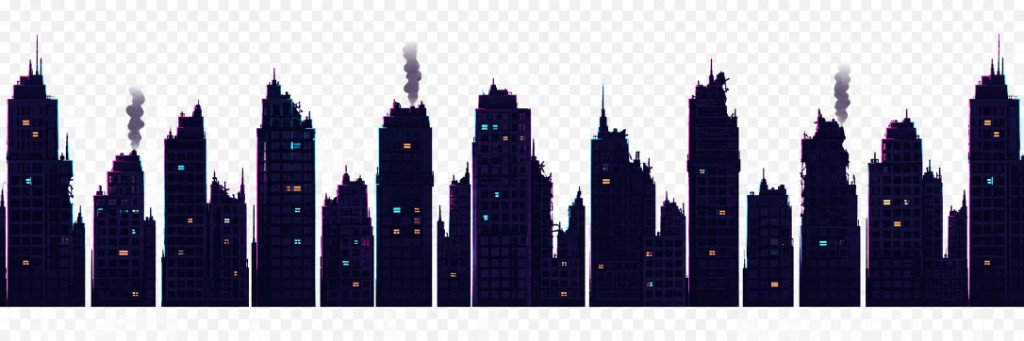
#> input picture assets/images/bg/bg-buildings-far-src.png, 1024 x 341 px
$ python prep-bg.py
#> lines starting #> are read from the running program, lines starting #| are printed output that depends on the picture; after the words box and inside, x2 and y2 are one past the last pixel; in counts of white or black regions, pixels touching at a corner belong together
#!/usr/bin/env python3
"""배경 원경(far) 레이어 에셋 전처리.

bg-buildings-far-src.png  — 흰 배경 제거, seamless, 2048px 출력
bg-bridges-far-src.png    — 흰 배경 제거, seamless, 2048px 출력
bg-bridges-curved-far-src.png — 검은 배경 제거(luma<12), seamless, 2048px 출력

공통:
  - 배경 제거 후 bbox 트림
  - 폭 2048로 리샘플(시차 스크롤 여유, 디자인 폭 1040의 약 2배), 종횡비 보존
  - 좌우 8px 엣지 페이드 → seamless tile
"""
from __future__ import annotations
from PIL import Image, ImageFilter
import os

ROOT = os.path.join(os.path.dirname(__file__), "..")
SRC  = os.path.join(ROOT, "assets", "images", "bg")
OUT  = os.path.join(ROOT, "assets", "game")

TARGET_W = 2048
EDGE_FADE_PX = 8


def _clean_edges(im: Image.Image) -> Image.Image:
    """알파 가장자리 안티에일리어싱: 가우시안 blur로 부드럽게만 한다.
    ★ median은 알파를 계단식으로 만들고 얇은 구조(아치형 다리)를 갉아먹어 '자글자글+소실'을
    유발하므로 쓰지 않는다. blur만 걸면 반투명 페더 가장자리 → 매끈."""
    r_, g_, b_, a_ = im.split()
    a_ = a_.filter(ImageFilter.GaussianBlur(1.1))
    return Image.merge("RGBA", (r_, g_, b_, a_))


def _remove_white_bg(im: Image.Image, thresh: int = 212, sat_thresh: float = 0.16) -> Image.Image:
    """흰/밝은 배경 제거. R&G&B > thresh & 채도 < sat_thresh → α0."""
    im = im.convert("RGBA")
    pixels = im.load()
    w, h = im.size
    for y in range(h):
        for x in range(w):
            r, g, b, a = pixels[x, y]
            mx = max(r, g, b)
            mn = min(r, g, b)
            sat = (mx - mn) / mx if mx > 0 else 0.0
            if r > thresh and g > thresh and b > thresh and sat < sat_thresh:
                pixels[x, y] = (r, g, b, 0)
    return im


def _remove_black_bg(im: Image.Image, luma_lo: int = 6, luma_hi: int = 42) -> Image.Image:
    """검은 배경 소프트 키잉: luma<lo → α0, luma>hi → α유지, 사이는 선형 램프.
    ★ 하드 컷은 어두운 남색 다리(luma가 배경과 가까움)를 조각내 '소실+검은 외곽선'을 만든다.
    램프로 알파를 점진 부여하면 다리는 살고 순검정 배경만 매끈하게 페이드한다."""
    im = im.convert("RGBA")
    pixels = im.load()
    w, h = im.size
    span = max(1, luma_hi - luma_lo)
    for y in range(h):
        for x in range(w):
            r, g, b, a = pixels[x, y]
            luma = 0.299 * r + 0.587 * g + 0.114 * b
            if luma <= luma_lo:
                k = 0.0
            elif luma >= luma_hi:
                k = 1.0
            else:
                k = (luma - luma_lo) / span
            pixels[x, y] = (r, g, b, int(a * k))
    return im


def _hard_cut_alpha(im: Image.Image, min_alpha: int = 31) -> Image.Image:
    """잔여 극저알파 하드컷 (α < min_alpha → 0)."""
    pixels = im.load()
    w, h = im.size
    for y in range(h):
        for x in range(w):
            r, g, b, a = pixels[x, y]
            if a < min_alpha:
                pixels[x, y] = (r, g, b, 0)
    return im


def _seamless_edge_fade(im: Image.Image, fade_px: int = 8) -> Image.Image:
    """좌우 엣지 fade → 타일 이음매 제거."""
    pixels = im.load()
    w, h = im.size
    for x in range(fade_px):
        ratio = x / fade_px
        for y in range(h):
            r, g, b, a = pixels[x, y]
            pixels[x, y] = (r, g, b, int(a * ratio))
    for x in range(w - fade_px, w):
        ratio = (w - 1 - x) / fade_px
        for y in range(h):
            r, g, b, a = pixels[x, y]
            pixels[x, y] = (r, g, b, int(a * ratio))
    return im


def _bbox_trim(im: Image.Image, alpha_thresh: int = 10) -> Image.Image:
    amask = im.split()[3].point(lambda v: 255 if v > alpha_thresh else 0)
    bb = amask.getbbox()
    if bb:
        im = im.crop(bb)
    return im


def _resize_to_width(im: Image.Image, target_w: int) -> Image.Image:
    cw, ch = im.size
    th = max(1, round(ch * target_w / cw))
    return im.resize((target_w, th), Image.LANCZOS)


def prep_bg_buildings_far() -> None:
    im = Image.open(os.path.join(SRC, "bg-buildings-far-src.png"))
#> im is the input picture: PIL image 1024x341 RGB; mean R, G, B 144.2, 142.5, 157
    im = _remove_white_bg(im)
    im = _hard_cut_alpha(im, min_alpha=36)
    im = _clean_edges(im)
#> in _clean_edges, `r_, g_, b_, a_ = im.split()`:
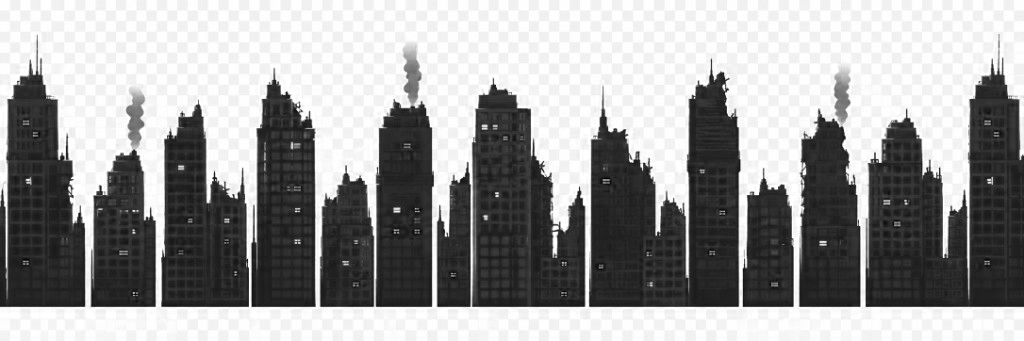
#> b_: PIL image 1024x341 L; min 0, max 255, mean 157
#> in _clean_edges, `r_, g_, b_, a_ = im.split()`:
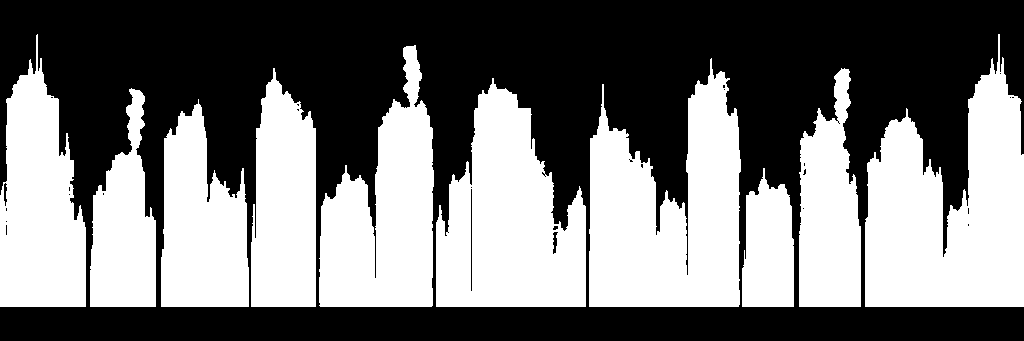
#> a_: PIL image 1024x341 L; 46.3% white; 10 white regions, largest, box (x1, y1, x2, y2) and area: (865, 34, 1024, 307) 27390, (589, 58, 741, 307) 25421, (436, 78, 586, 307) 22691
    # 낮은 컷 + LANCZOS 축소가 매끈한 AA 가장자리를 만든다(강한 컷은 톱니 유발).
    im = _hard_cut_alpha(im, min_alpha=18)
    im = _bbox_trim(im)
#> in _bbox_trim, `amask = im.split()[3].point(lambda v: 255 if v > alpha_thresh else 0)`: amask: PIL image 1024x341 L; 50.4% white; 4 black regions (3 under 20 px), largest, box (x1, y1, x2, y2) and area: (0, 0, 1024, 341) 173012
#> in _bbox_trim, `bb = amask.getbbox()`: bb = (0, 33, 1024, 309)
    im = _resize_to_width(im, TARGET_W)
    im = _seamless_edge_fade(im, EDGE_FADE_PX)
#> im: PIL image 2048x552 RGBA
    out = os.path.join(OUT, "bg-buildings-far.png")
    im.save(out, "PNG")
    print(f"  bg-buildings-far.png → {im.size}")
#|   bg-buildings-far.png → (2048, 552)


def prep_bg_bridges_far() -> None:
    im = Image.open(os.path.join(SRC, "bg-bridges-far-src.png"))
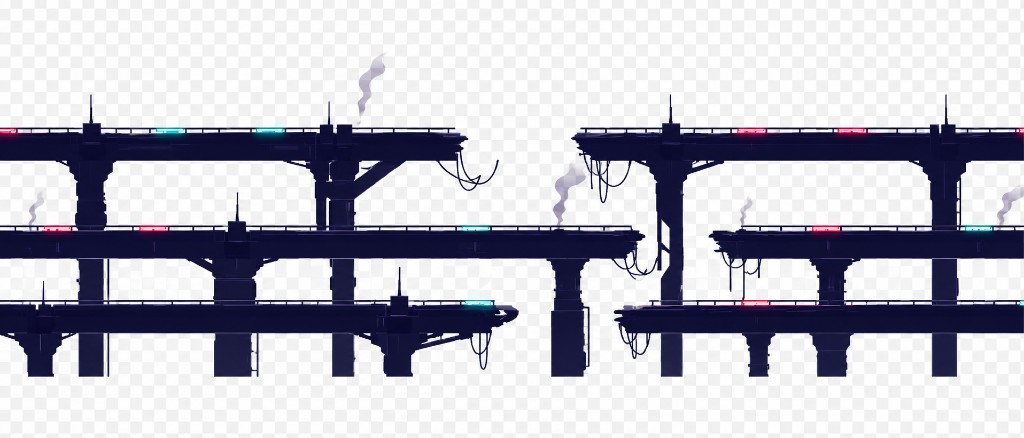
#> input picture assets/images/bg/bg-bridges-far-src.png, 1024 x 438 px
#> im is the input picture: PIL image 1024x438 RGB; mean R, G, B 186, 185.6, 195.7
    im = _remove_white_bg(im)
    im = _hard_cut_alpha(im, min_alpha=36)
    im = _clean_edges(im)
#> in _clean_edges (call 2), `r_, g_, b_, a_ = im.split()`: a_: PIL image 1024x438 L; 28.5% white; 5 white regions (3 under 20 px), largest, box (x1, y1, x2, y2) and area: (0, 94, 1024, 377) 127474, (358, 60, 385, 116) 560
    im = _hard_cut_alpha(im, min_alpha=18)
    im = _bbox_trim(im)
#> call 2 of _bbox_trim, with alpha_thresh = 10
#> in _bbox_trim (call 2), `amask = im.split()[3].point(lambda v: 255 if v > alpha_thresh else 0)`:
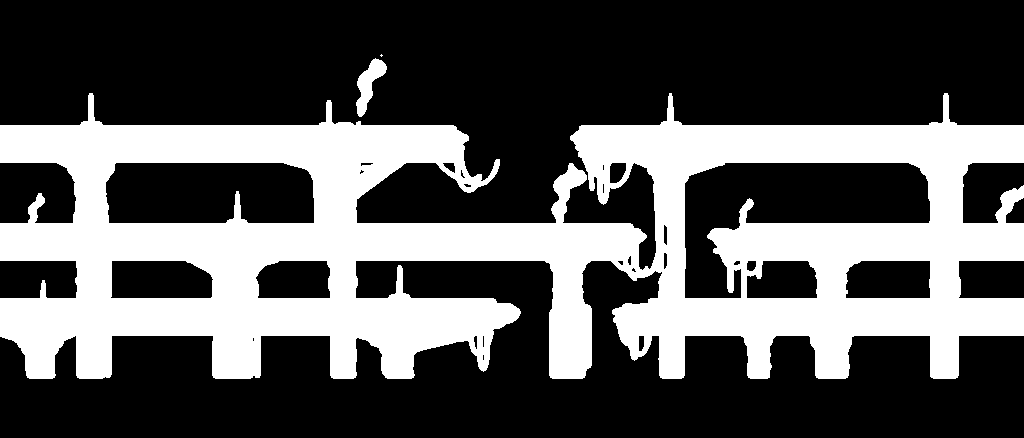
#> amask: PIL image 1024x438 L; 33.5% white; 3 white regions (1 under 20 px), largest, box (x1, y1, x2, y2) and area: (0, 93, 1024, 379) 149591, (356, 58, 387, 117) 799
#> in _bbox_trim (call 2), `bb = amask.getbbox()`: bb = (0, 54, 1024, 379)
    im = _resize_to_width(im, TARGET_W)
    im = _seamless_edge_fade(im, EDGE_FADE_PX)
#> im: PIL image 2048x650 RGBA
    out = os.path.join(OUT, "bg-bridges-far.png")
    im.save(out, "PNG")
    print(f"  bg-bridges-far.png → {im.size}")
#|   bg-bridges-far.png → (2048, 650)


def prep_bg_bridges_curved_far() -> None:
    im = Image.open(os.path.join(SRC, "bg-bridges-curved-far-src.png"))
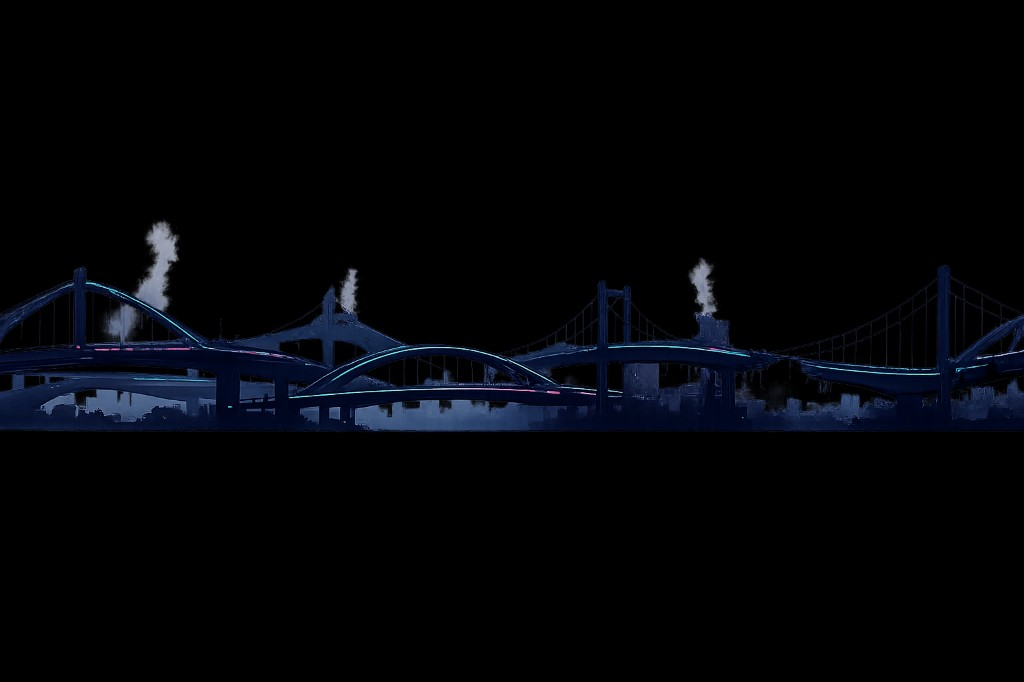
#> input picture assets/images/bg/bg-bridges-curved-far-src.png, 1024 x 682 px
#> im is the input picture: PIL image 1024x682 RGB; mean R, G, B 3.1, 4.5, 8.2
    # 소프트 키잉으로 남색 다리 보존 + 순검정 배경만 페이드. 극저알파만 살짝 컷.
    im = _remove_black_bg(im)
    im = _clean_edges(im)
    im = _hard_cut_alpha(im, min_alpha=6)
    im = _bbox_trim(im)
#> call 3 of _bbox_trim, with alpha_thresh = 10
#> in _bbox_trim (call 3), `amask = im.split()[3].point(lambda v: 255 if v > alpha_thresh else 0)`:
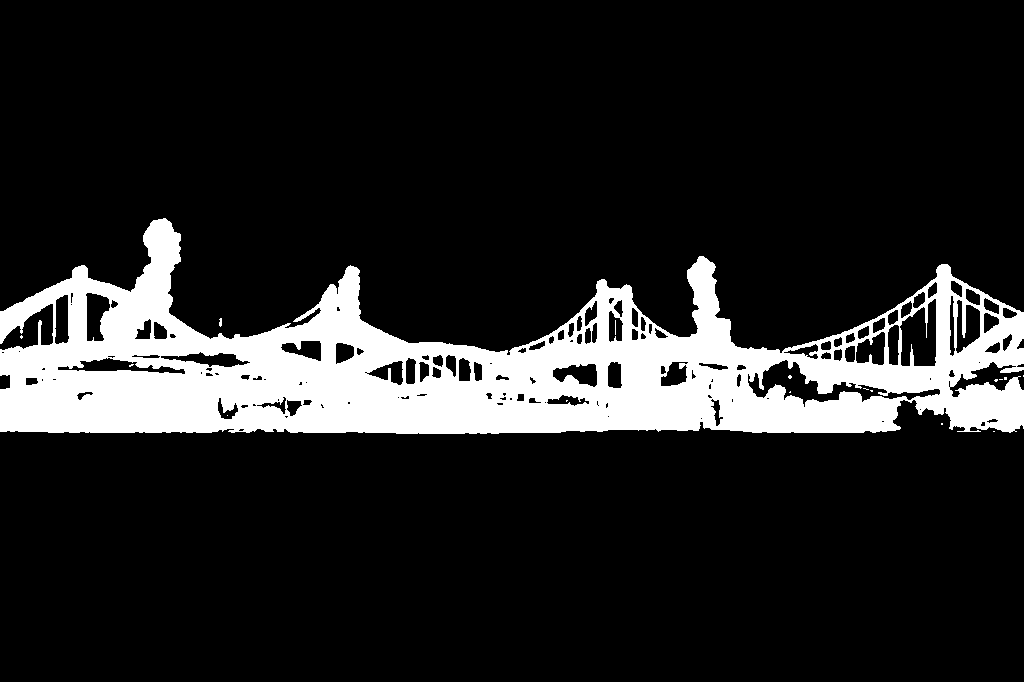
#> amask: PIL image 1024x682 L; 14.3% white; 17 white regions (15 under 20 px), largest, box (x1, y1, x2, y2) and area: (0, 218, 1024, 434) 99871, (219, 318, 222, 327) 22
#> in _bbox_trim (call 3), `bb = amask.getbbox()`: bb = (0, 218, 1024, 434)
#> in _bbox_trim (call 3), `im = im.crop(bb)`:
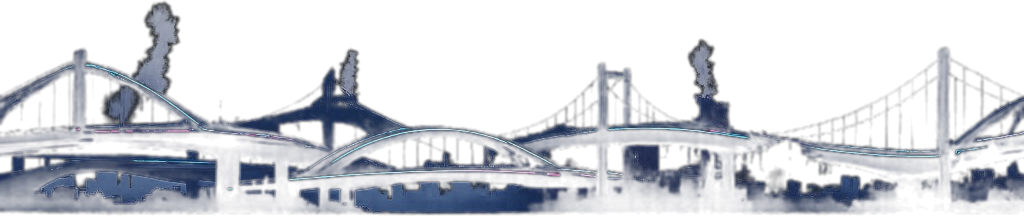
#> im: PIL image 1024x216 RGBA; mean R, G, B, A 9.7, 14.1, 25.9, 51.4; transparent parts drawn white
    im = _resize_to_width(im, TARGET_W)
    im = _seamless_edge_fade(im, EDGE_FADE_PX)
#> im: PIL image 2048x432 RGBA
    out = os.path.join(OUT, "bg-bridges-curved-far.png")
    im.save(out, "PNG")
    print(f"  bg-bridges-curved-far.png → {im.size}")
#|   bg-bridges-curved-far.png → (2048, 432)


if __name__ == "__main__":
    print("[bg assets]")
    prep_bg_buildings_far()
    prep_bg_bridges_far()
    prep_bg_bridges_curved_far()
    print("done.")
